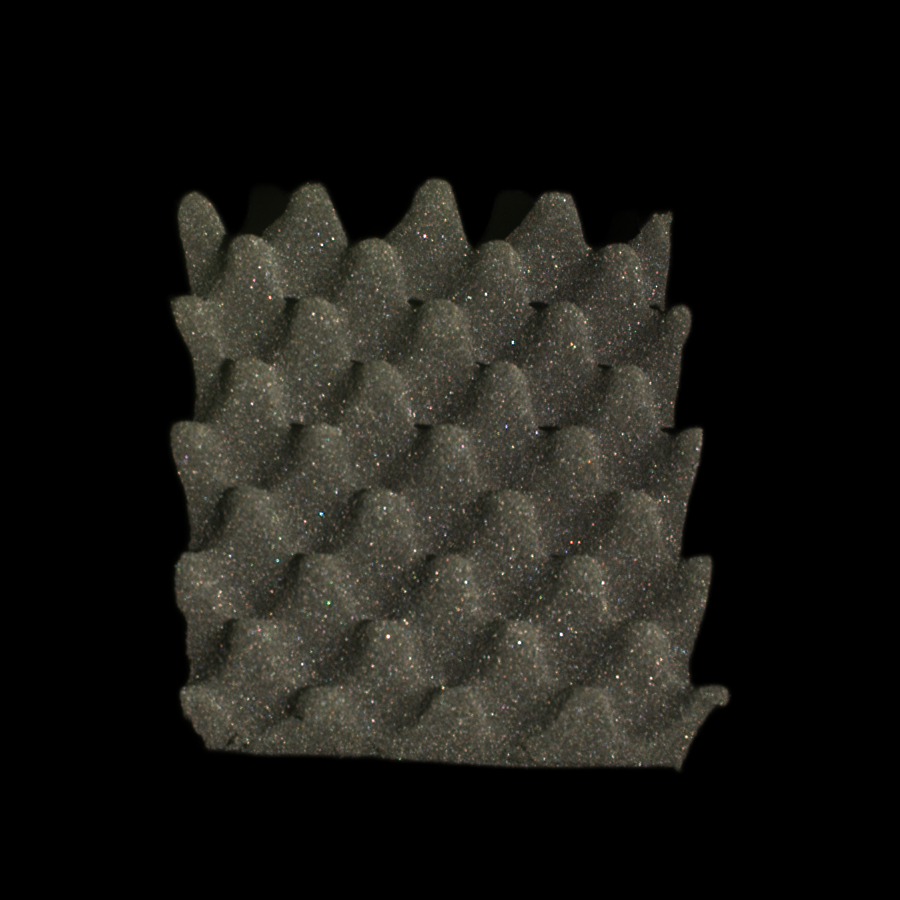
#> input picture train_1/good/rgb/000.png, 900 x 900 px, found by its file name; its folder holds only this picture in this run
$ python make_background.py
#> lines starting #> are read from the running program, lines starting #| are printed output that depends on the picture; after the words box and inside, x2 and y2 are one past the last pixel; in counts of white or black regions, pixels touching at a corner belong together
import os
from PIL import Image
import numpy as np
import argparse
def main(args):

    print(f'step 1. img dir')
    image_base_dir = args.image_base_dir
    object_img = os.path.join(image_base_dir, f'{args.trg_cat}/train/good')
    rgb_base_dir = os.path.join(object_img, 'rgb')

    background_base_dir = os.path.join(object_img, f'background')
    os.makedirs(background_base_dir, exist_ok=True)

    object_mask_base_dir = os.path.join(object_img, 'object_mask')
    images = os.listdir(rgb_base_dir)

    for image in images:
        base_img = os.path.join(rgb_base_dir, image)
        base_pil = Image.open(base_img)
#> base_pil is the input picture: PIL image 900x900 RGB; mean R, G, B 24.2, 23.4, 19.6
        h, w = base_pil.size
#> h = 900; w = 900
        base_np = np.array(base_pil)

        # object mask
        object_mask_dir = os.path.join(object_mask_base_dir, image)
        object_pil = np.array(Image.open(object_mask_dir).resize((w, h)).convert('L'))

        # 3. background
        devide_num = 4
        background_position = np.where(object_pil > 0, 0, 1)
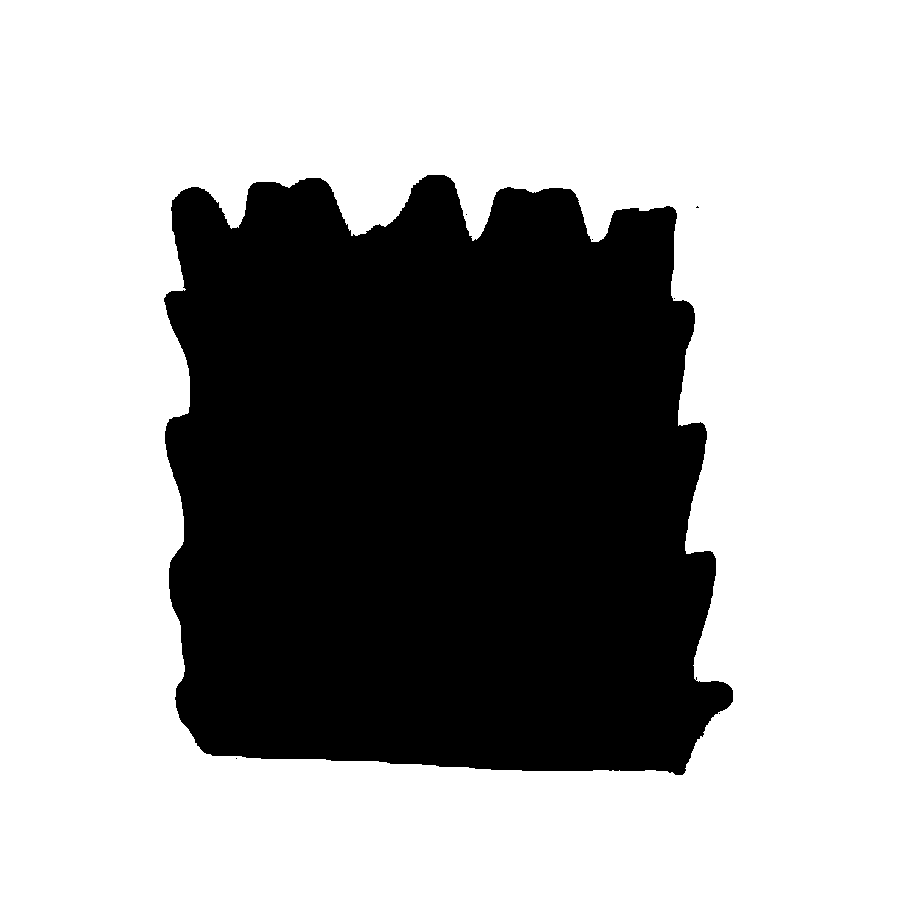
#> background_position: shape (900, 900) int64; values 0 (black) and 1 (white), 64.1% white; 7 black regions (6 under 20 px), largest, box (x1, y1, x2, y2) and area: (164, 175, 733, 775) 290440
        crop_cord = (0, 0, int(h /devide_num), int(w /devide_num))
#> crop_cord = (0, 0, 225, 225)
        background_np = np.expand_dims(background_position, axis=2) * base_np
        background_pil = Image.fromarray(background_np.astype(np.uint8))
        croped_np = np.array(background_pil.crop(crop_cord))
        back_np = base_np.copy()
        for i in range(devide_num):
            for j in range(devide_num):
                back_np[i * int(h / devide_num):(i + 1) * int(h /devide_num), j * int(w /devide_num):(j + 1) * int(w /devide_num)] = croped_np
        back_pil = Image.fromarray(back_np)
        back_dir = os.path.join(background_base_dir, image)
        back_pil.save(back_dir)

if __name__ == '__main__':
    parser = argparse.ArgumentParser()
    parser.add_argument('--image_base_dir', type=str,
                        default=r'/home/dreamyou070/MyData/anomaly_detection/MVTec3D-AD')
    parser.add_argument('--trg_cat', type=str, default='carrot')
    args = parser.parse_args()
    main(args)
